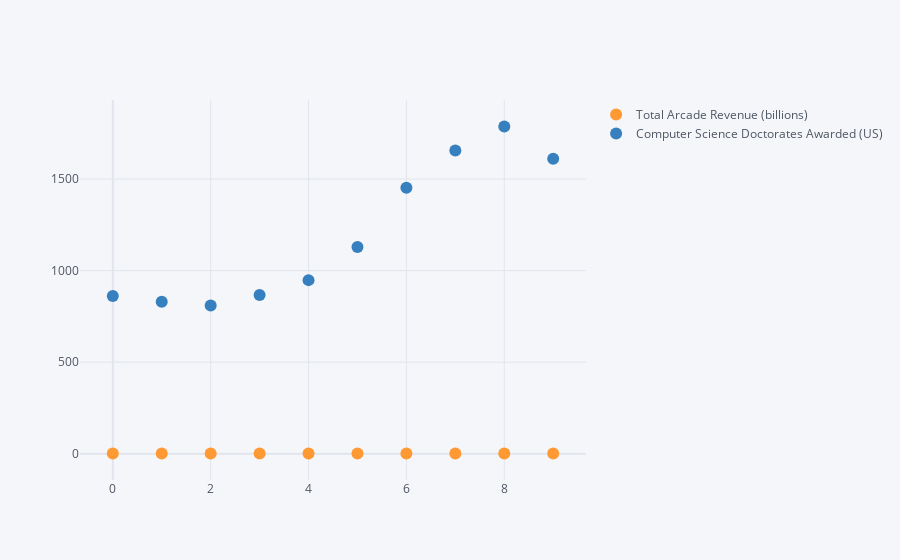

Notebook cell for this chart:
### Code cell
#select columns in scatter plot chart
df[['Total Arcade Revenue (billions)','Computer Science Doctorates Awarded (US)']].iplot(kind = 'scatter', mode = 'markers')

### Figure 1 — Plotly figure (JSON) as saved in the notebook; plotly's stock layout.template omitted (floating-point values rounded to 4 significant figures)
{"data": [{"line": {"color": "rgba(255, 153, 51, 1.0)", "dash": "solid", "shape": "linear", "width": 1.3}, "marker": {"size": 12, "symbol": "circle"}, "mode": "markers", "name": "Total Arcade Revenue (billions)", "text": "", "type": "scatter", "x": [0, 1, 2, 3, 4, 5, 6, 7, 8, 9], "y": [1.196, 1.176, 1.269, 1.24, 1.307, 1.435, 1.601, 1.654, 1.803, 1.734]}, {"line": {"color": "rgba(55, 128, 191, 1.0)", "dash": "solid", "shape": "linear", "width": 1.3}, "marker": {"size": 12, "symbol": "circle"}, "mode": "markers", "name": "Computer Science Doctorates Awarded (US)", "text": "", "type": "scatter", "x": [0, 1, 2, 3, 4, 5, 6, 7, 8, 9], "y": [861, 830, 809, 867, 948, 1129, 1453, 1656, 1787, 1611]}], "layout": {"legend": {"bgcolor": "#F5F6F9", "font": {"color": "#4D5663"}}, "paper_bgcolor": "#F5F6F9", "plot_bgcolor": "#F5F6F9", "title": {"font": {"color": "#4D5663"}}, "xaxis": {"gridcolor": "#E1E5ED", "showgrid": true, "tickfont": {"color": "#4D5663"}, "title": {"font": {"color": "#4D5663"}, "text": ""}, "zerolinecolor": "#E1E5ED"}, "yaxis": {"gridcolor": "#E1E5ED", "showgrid": true, "tickfont": {"color": "#4D5663"}, "title": {"font": {"color": "#4D5663"}, "text": ""}, "zerolinecolor": "#E1E5ED"}}}
